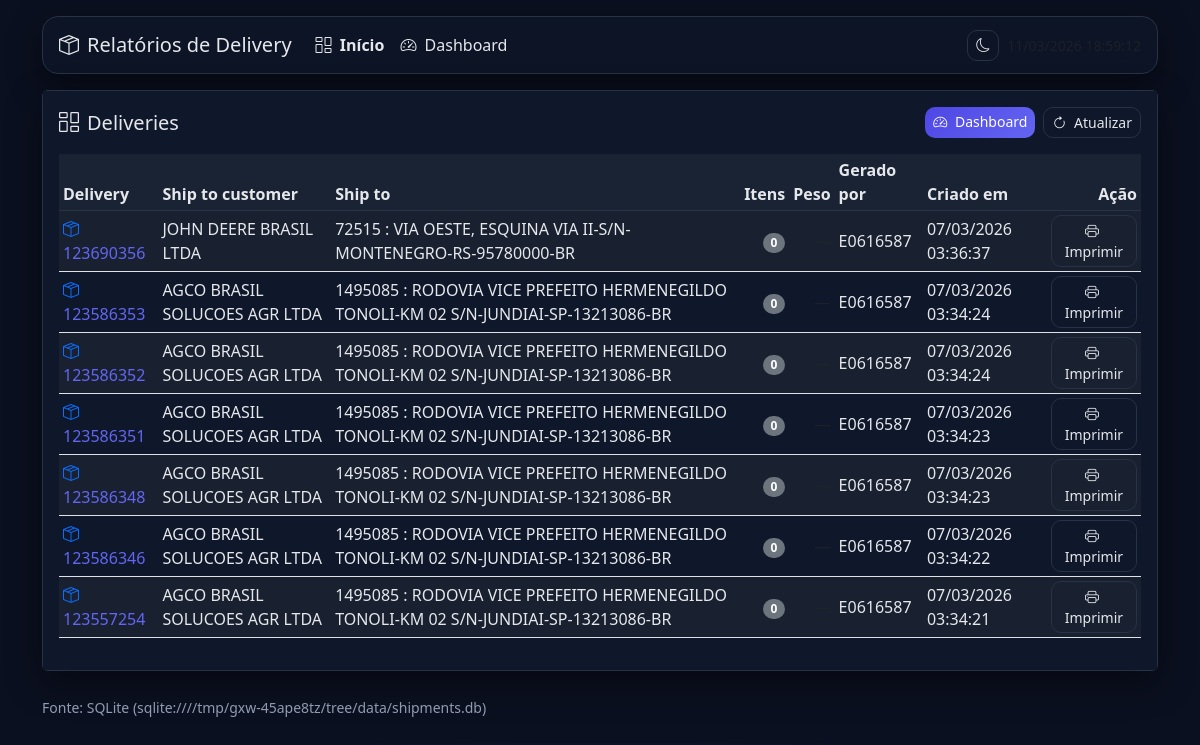
The app's page /, older data.
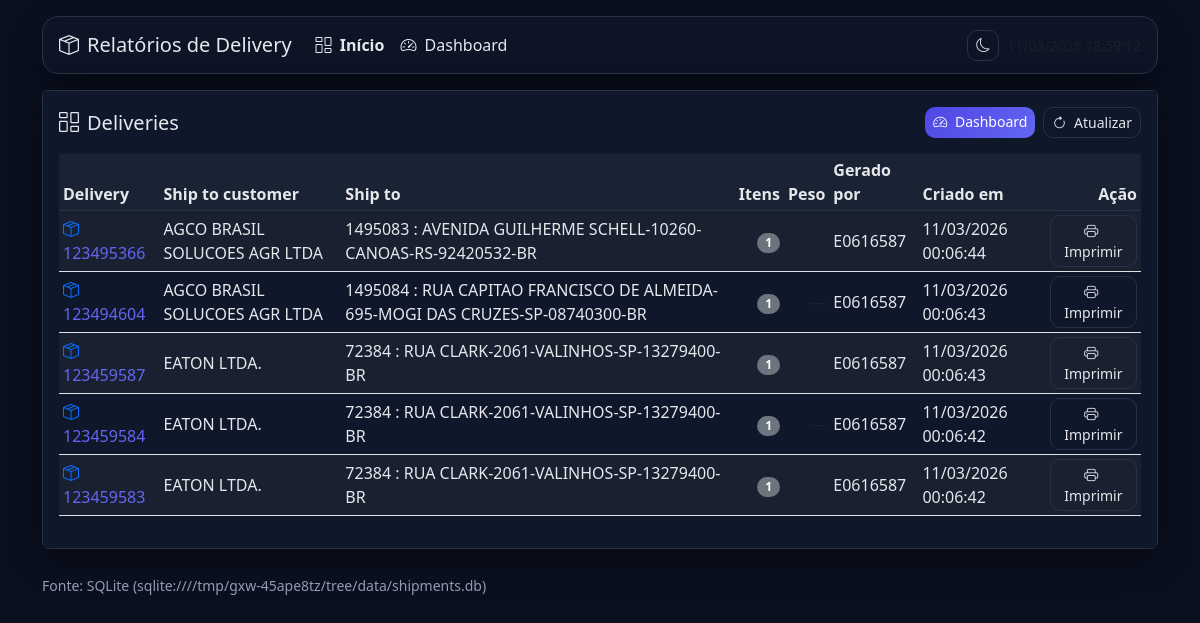
The same page, newer data.
### app.py (models this page shows)
@mapper_registry.mapped
class Delivery:
    __table__ = deliveries_tbl
    delivery: Mapped[str]
    ship_to_customer: Mapped[Optional[str]]
    ship_to: Mapped[Optional[str]]
    peso: Mapped[Optional[float]]
    created_by: Mapped[Optional[str]]
    created_at: Mapped[Optional[datetime]]

### app.py (the view)
@app.route('/')
def index():
    rows = query_deliveries()
    with Session(engine) as s:
        counts = dict(
            s.execute(
                select(DeliveryItem.delivery, func.count(DeliveryItem.id))
                .group_by(DeliveryItem.delivery)
            ).all()
        )
    return render_template('index.html', deliveries=rows, counts=counts, now=datetime.now(APP_TZ), DB_URL=DB_URL)

### app.py (called while the page is built)
def query_deliveries(filters: Optional[List] = None):
    with Session(engine) as s:
        q = select(
            Delivery.delivery,
            Delivery.ship_to_customer,
            Delivery.ship_to,
            Delivery.peso,
            Delivery.created_by,
            Delivery.created_at
        )
        if filters:
            q = q.where(*filters)
        q = q.order_by(Delivery.created_at.desc().nullslast(), Delivery.delivery.desc())
        rows = s.execute(q).all()
    return rows

### templates/index.html (shortened to what this page needs)
{% extends 'base.html' %}
{% block content %}
<div class="card">
  <div class="card-body">
    <div class="d-flex justify-content-between align-items-center mb-3">
      <h5 class="card-title mb-0"><i class="bi bi-columns-gap me-2"></i>Deliveries</h5>
      <div class="d-flex gap-2">
        <a class="btn btn-sm btn-gradient btn-pill" href="{{ url_for('dashboard') }}"><i class="bi bi-speedometer2 me-1"></i> Dashboard</a>
        <a class="btn btn-sm btn-outline-secondary btn-pill" href="{{ url_for('index') }}"><i class="bi bi-arrow-clockwise me-1"></i> Atualizar</a>
      </div>
    </div>
    {% if deliveries %}
    <div class="table-responsive">
      <table class="table table-sm table-striped align-middle">
        <thead class="table-light">
          <tr>
            <th>Delivery</th>
            <th>Ship to customer</th>
            <th>Ship to</th>
            <th class="text-end">Itens</th>
            <th class="text-end">Peso</th>
            <th>Gerado por</th>
            <th>Criado em</th>
            <th class="text-end">Ação</th>
          </tr>
        </thead>
        <tbody>
        {% for d, ship_to_customer, ship_to, peso, created_by, created_at in deliveries %}
          <tr>
            <td class="mono">
              <a class="text-decoration-none" href="{{ url_for('delivery_view', delivery_id=d) }}">
                <i class="bi bi-box-seam me-1 text-primary"></i>{{ d }}
              </a>
            </td>
            <td>{{ ship_to_customer or '' }}</td>
            <td>{{ ship_to or '' }}</td>
            <td class="text-end"><span class="badge rounded-pill text-bg-secondary">{{ counts.get(d, 0) }}</span></td>
            <td class="text-end">
              {% if peso is not none %} {{ '%.2f'|format(peso) }} {% else %}<span class="text-muted">—</span>{% endif %}
            </td>
            <td>{{ created_by or '' }}</td>
            <td>
              {% if created_at %} {{ created_at.strftime('%d/%m/%Y %H:%M:%S') }} {% else %}<span class="text-muted">—</span>{% endif %}
            </td>
            <td class="text-end">
              <a class="btn btn-sm btn-outline-secondary btn-pill" href="{{ url_for('delivery_print', delivery_id=d) }}"><i class="bi bi-printer me-1"></i> Imprimir</a>
            </td>
          </tr>
        {% endfor %}
        </tbody>
      </table>
    </div>
    {% else %}
      <div class="text-center text-muted py-4"><i class="bi bi-inboxes me-2"></i>Nenhum delivery encontrado.</div>
    {% endif %}
  </div>
</div>
{% endblock %}

Row changes from the older to the newer data that the page shows:
removed Delivery: delivery "123690356", ship_to_customer "JOHN DEERE BRASIL LTDA", ship_to "72515 : VIA OESTE, ESQUINA VIA II-S/N-MONTENEGRO-RS-95780000-BR", get "0", created_by "E0616587", strftime "07/03/2026 03:36:37"
removed Delivery: delivery "123586353", ship_to_customer "AGCO BRASIL SOLUCOES AGR LTDA", ship_to "1495085 : RODOVIA VICE PREFEITO HERMENEGILDO TONOLI-KM 02 S/N-JUNDIAI-SP-13213086-BR", get "0", created_by "E0616587", strftime "07/03/2026 03:34:24"
removed Delivery: delivery "123586352", ship_to_customer "AGCO BRASIL SOLUCOES AGR LTDA", ship_to "1495085 : RODOVIA VICE PREFEITO HERMENEGILDO TONOLI-KM 02 S/N-JUNDIAI-SP-13213086-BR", get "0", created_by "E0616587", strftime "07/03/2026 03:34:24"
removed Delivery: delivery "123586351", ship_to_customer "AGCO BRASIL SOLUCOES AGR LTDA", ship_to "1495085 : RODOVIA VICE PREFEITO HERMENEGILDO TONOLI-KM 02 S/N-JUNDIAI-SP-13213086-BR", get "0", created_by "E0616587", strftime "07/03/2026 03:34:23"
removed Delivery: delivery "123586348", ship_to_customer "AGCO BRASIL SOLUCOES AGR LTDA", ship_to "1495085 : RODOVIA VICE PREFEITO HERMENEGILDO TONOLI-KM 02 S/N-JUNDIAI-SP-13213086-BR", get "0", created_by "E0616587", strftime "07/03/2026 03:34:23"
removed Delivery: delivery "123586346", ship_to_customer "AGCO BRASIL SOLUCOES AGR LTDA", ship_to "1495085 : RODOVIA VICE PREFEITO HERMENEGILDO TONOLI-KM 02 S/N-JUNDIAI-SP-13213086-BR", get "0", created_by "E0616587", strftime "07/03/2026 03:34:22"
removed Delivery: delivery "123557254", ship_to_customer "AGCO BRASIL SOLUCOES AGR LTDA", ship_to "1495085 : RODOVIA VICE PREFEITO HERMENEGILDO TONOLI-KM 02 S/N-JUNDIAI-SP-13213086-BR", get "0", created_by "E0616587", strftime "07/03/2026 03:34:21"
added Delivery: delivery "123495366", ship_to_customer "AGCO BRASIL SOLUCOES AGR LTDA", ship_to "1495083 : AVENIDA GUILHERME SCHELL-10260-CANOAS-RS-92420532-BR", get "1", created_by "E0616587", strftime "11/03/2026 00:06:44"
added Delivery: delivery "123494604", ship_to_customer "AGCO BRASIL SOLUCOES AGR LTDA", ship_to "1495084 : RUA CAPITAO FRANCISCO DE ALMEIDA-695-MOGI DAS CRUZES-SP-08740300-BR", get "1", created_by "E0616587", strftime "11/03/2026 00:06:43"
added Delivery: delivery "123459587", ship_to_customer "EATON LTDA.", ship_to "72384 : RUA CLARK-2061-VALINHOS-SP-13279400-BR", get "1", created_by "E0616587", strftime "11/03/2026 00:06:43"
added Delivery: delivery "123459584", ship_to_customer "EATON LTDA.", ship_to "72384 : RUA CLARK-2061-VALINHOS-SP-13279400-BR", get "1", created_by "E0616587", strftime "11/03/2026 00:06:42"
added Delivery: delivery "123459583", ship_to_customer "EATON LTDA.", ship_to "72384 : RUA CLARK-2061-VALINHOS-SP-13279400-BR", get "1", created_by "E0616587", strftime "11/03/2026 00:06:42"
